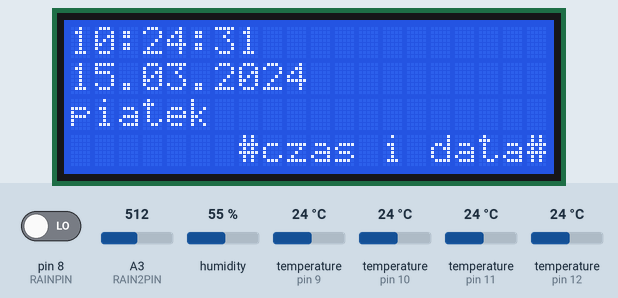
This sketch was run on a simulated Arduino Nano, built with avr-gcc and run on an emulated ATmega328P. Parts: 20×4 character LCD. Inputs (shaded band) come from the test bench; at power-on: humidity 55 %, pin 8 (RAINPIN) LOW, temperature (sensors on pin 10, pin 11, pin 9, pin 12) 24 °C, A3 (RAIN2PIN) = 512. The local clock reads 2024-03-15 10:24:30 at power-on unless the sketch sets it.

Above: at 1.3 s.
1.4 s: humidity set to 22 %
At 13.2 s:
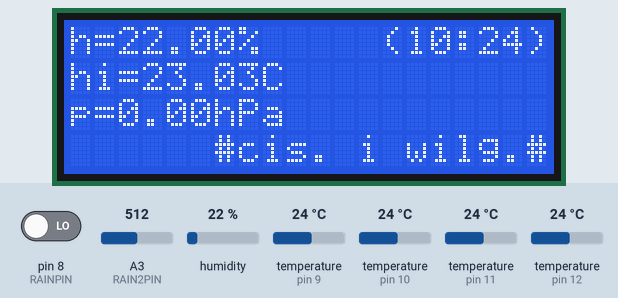
14.2 s: pin 8 (RAINPIN) driven HIGH
At 18.5 s:
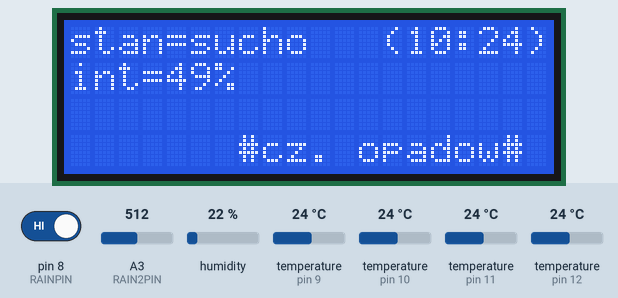
25.4 s: temperature (sensor on pin 10) set to 12 °C
At 31.0 s:
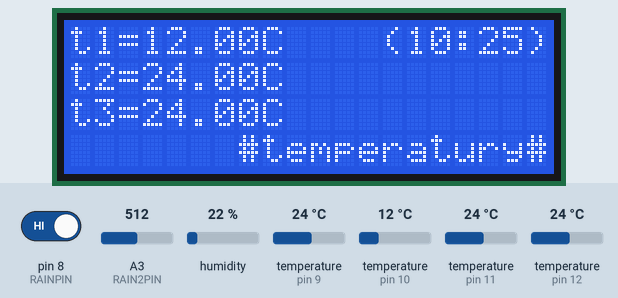
36.9 s: pin 8 (RAINPIN) driven LOW
At 41.8 s:
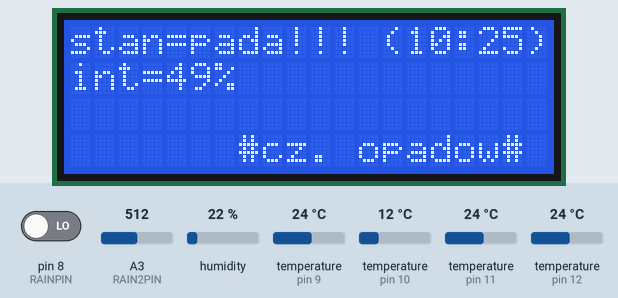
48.1 s: temperature (sensor on pin 11) set to 12 °C
At 54.4 s:
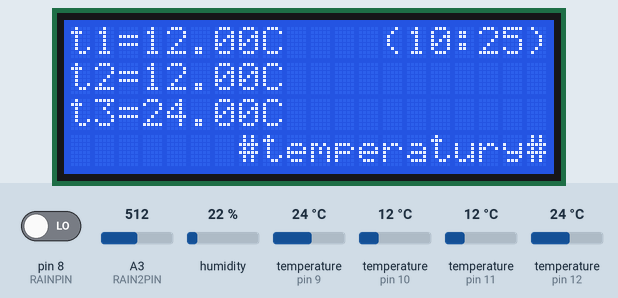
59.5 s: A3 (RAIN2PIN) set to 716
At 64.0 s:
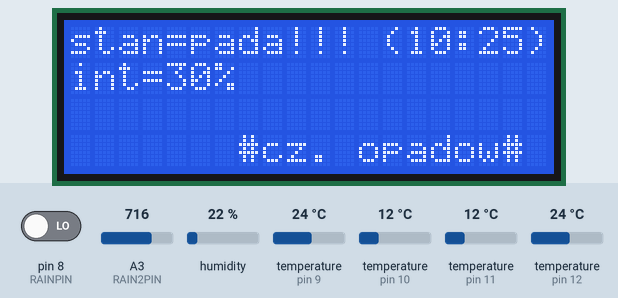
Timing chart, 0 to 65.5 s (numbered marks = the images above; inputs shaded):
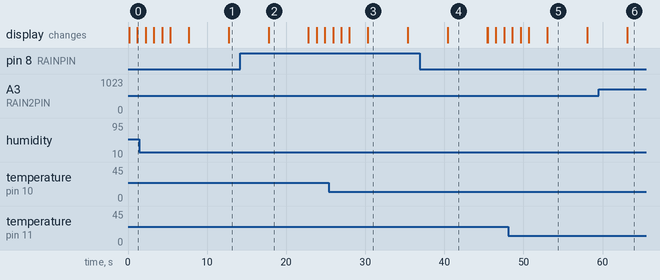

Measured:
- after the input at 14.2 s, the display: changes after 3.6 s (image 2)
- after the input at 36.9 s, the display: changes after 3.5 s (image 4)
- what the display in image 2 shows lasts 5.0 s, from 17.8 s to 22.8 s
- what the display in image 3 shows lasts 5.1 s, from 30.3 s to 35.4 s

The sketch:

arduino_weather_station.ino
```cpp
/* Program obslugujacy "Prosta stacje pogodowa" na platforme arduino, z wykorzystaniem nastepujacych komponentow:
Arduino Nano V3, DS3231, BMP180, DHT11, DS18B20, czujnik opadow, LCD 4x20 I2c
Piny Arduino:
7-LED, 8-czujnik opadow-stan, 9-DHT11, 10-DS18B20-dom, 11-DS18B20-dwor
12-DS18B20-grzejnik, A3-czujnik opadow-wilgotnosc, A4-I2C SDA, A5-I2C SCL (DS3231, BMP180, LCD)
*/

#include <Wire.h>
#include <LiquidCrystal_I2C.h>
#include <Wire.h>
#include "DS3231.h"
#include "DHT.h"
#include <BMP180.h>
#include <OneWire.h>
#include <DallasTemperature.h>


LiquidCrystal_I2C lcd(0x27,20,4); //set the LCD address to 0x27 for a 20 chars and 4 line display

DS3231 RTC; //create the R8025 object

char weekDay[][14] = {"niedziela", "wtorek", "xxx", "sroda", "czwartek", "piatek", "sobota", "poniedzialek"}; //  uint8_t dayOfWeek() const   { return wday;}  /*Su=0 Mo=1 Tu=3 We=4 Th=5 Fr=6 Sa=7 *

#define DHTPIN11 9 // what pin we're connected to
#define DHTTYPE11 DHT11 //DHT 11  (AM2302)

DHT dht11(DHTPIN11, DHTTYPE11); //initialize DHT sensor for normal 16mhz Arduino

BMP180 barometer; //store an instance of the BMP180 sensor

float seaLevelPressure = 102460; //store the current sea level pressure at your location in Pascals.

#define ONE_WIRE_BUS1 11 //data wire is plugged into port 11 on the Arduino
#define ONE_WIRE_BUS2 12 //data wire is plugged into port 12 on the Arduino
#define ONE_WIRE_BUS3 10 //data wire is plugged into port 10 on the Arduino

OneWire oneWire1(ONE_WIRE_BUS1); //setup a oneWire instance to communicate with any OneWire devices (not just Maxim/Dallas temperature ICs)
OneWire oneWire2(ONE_WIRE_BUS2); //setup a oneWire instance to communicate with any OneWire devices (not just Maxim/Dallas temperature ICs)
OneWire oneWire3(ONE_WIRE_BUS3); //setup a oneWire instance to communicate with any OneWire devices (not just Maxim/Dallas temperature ICs)

DallasTemperature sensors1(&oneWire1); //pass our oneWire reference to Dallas Temperature.
DallasTemperature sensors2(&oneWire2); //pass our oneWire reference to Dallas Temperature.
DallasTemperature sensors3(&oneWire3); //pass our oneWire reference to Dallas Temperature.

#define LEDPIN 7
#define RAINPIN 8
#define RAIN2PIN A3


void setup()
{
  lcd.init(); //initialize the lcd
  lcd.backlight(); //switch on backlight on lcd

  Serial.begin(9600);

  Wire.begin();
  RTC.begin();

  RTC.convertTemperature(); //convert current temperature into registers

  dht11.begin();

  barometer = BMP180(); //we create an instance of our BMP180 sensor
  barometer.SoftReset(); //when we have connected, we reset the device to ensure a clean start
  barometer.Initialize(); //now we initialize the sensor and pull the calibration data

  sensors1.begin(); //start up the library
  sensors2.begin(); //start up the library
  sensors3.begin(); //start up the library
}


void lcdWelcome()
{
  lcd.setCursor(4,3);
  lcd.print("#powitanie#");

  lcd.setCursor(0,0);
  lcd.print("Stacja pogodowa z");
  lcd.setCursor(0,1);
  lcd.print("wykorzystaniem");
  lcd.setCursor(0,2);
  lcd.print("Arduino :)");
}


void lcdTimeDate()
{
  DateTime now = RTC.now(); //get the current date-time

  lcd.setCursor(7,3);
  lcd.print("#czas i data#");

  lcd.setCursor(0,0);
  if (now.hour()<10) lcd.print("0");
  lcd.print(now.hour(), DEC);
  lcd.print(':');
  if (now.minute()<10) lcd.print("0");
  lcd.print(now.minute(), DEC);
  lcd.print(':');
  if (now.second()<10) lcd.print("0");
  lcd.print(now.second(), DEC);

  lcd.setCursor(0,1);
  if (now.date()<10) lcd.print("0");
  lcd.print(now.date(), DEC);
  lcd.print('.');
  if (now.month()<10) lcd.print("0");
  lcd.print(now.month(), DEC);
  lcd.print('.');
  lcd.print(now.year(), DEC);

  lcd.setCursor(0,2);
  lcd.print(weekDay[now.dayOfWeek()]);
}


void lcdTemp()
{
  sensors1.requestTemperatures(); //send the command to get temperatures
  sensors2.requestTemperatures(); //send the command to get temperatures
  sensors3.requestTemperatures(); //send the command to get temperatures

  DateTime now = RTC.now(); //get the current date-time

  RTC.convertTemperature(); //convert current temperature into registers

  lcd.setCursor(7,3);
  lcd.print("#temperatury#");

  lcd.setCursor(0,1);
  lcd.print("t2=");
  lcd.print(sensors1.getTempCByIndex(0)); //temperature for the device 1
  lcd.print("C");

  lcd.setCursor(0,2);
  lcd.print("t3=");
  lcd.print(sensors2.getTempCByIndex(0)); //temperature for the device 2
  lcd.print("C");

  lcd.setCursor(0,0);
  lcd.print("t1=");
  lcd.print(sensors3.getTempCByIndex(0)); //temperature for the device 3
  lcd.print("C");

  lcd.setCursor(13,0);
  lcd.print('(');
  if (now.hour()<10) lcd.print("0");
  lcd.print(now.hour(), DEC);
  lcd.print(':');
  if (now.minute()<10) lcd.print("0");
  lcd.print(now.minute(), DEC);
  lcd.print(')');


 /*
  lcd.setCursor(12,0);
  lcd.print("t=");
  lcd.print(RTC.getTemperature()); //read registers and display the temperature from rtc
  lcd.print("C");

  float t11 = dht11.readTemperature();

  lcd.setCursor(12,0);
  lcd.print("t=");
  lcd.print(t11); //print temp from dht11
  lcd.print("C");

  float currentTemperature = barometer.GetTemperature(); //retrive the current temperature in degrees celcius.
  lcd.setCursor(12,1);
  lcd.print("t=");
  lcd.print(currentTemperature); //print out the Temperature from bmp180
  lcd.print("C");
*/
}


void lcdHumPres()
{
  DateTime now = RTC.now(); //get the current date-time

  lcd.setCursor(6,3);
  lcd.print("#cis. i wilg.#");

  float h11 = dht11.readHumidity();
  float t11 = dht11.readTemperature(); //read temperature as Celsiusa
  float f11 = dht11.readTemperature(true);  //read temperature as Fahrenheit

  float hi111 = dht11.computeHeatIndex(f11, h11); //must send in temp in Fahrenheit
  float hi11 = (hi111-32) / 1.8;

  lcd.setCursor(0,0);
  lcd.print("h=");
  lcd.print(h11); //print out humiditi from dht11
  lcd.print("%");

  lcd.setCursor(0,1);
  lcd.print("hi=");
  lcd.print(hi11); //print out Heat index from dht11
  lcd.print("C");

  float currentPressure = barometer.GetPressure(); //retrive the current pressure in Pascals
  float currentPressurehp = (currentPressure /100);
  float altitude = barometer.GetAltitude(seaLevelPressure); //retrive the current altitude (in meters). Current Sea Level Pressure is required for this
  float currentTemperature = barometer.GetTemperature(); //retrive the current temperature in degrees celcius

  lcd.setCursor(0,2);
  lcd.print("p=");
  lcd.print(currentPressurehp); //print out the Pressure
  lcd.print("hPa");

  lcd.setCursor(13,0);
  lcd.print('(');
  if (now.hour()<10) lcd.print("0");
  lcd.print(now.hour(), DEC);
  lcd.print(':');
  if (now.minute()<10) lcd.print("0");
  lcd.print(now.minute(), DEC);
  lcd.print(')');
}


void lcdRain()
{
  DateTime now = RTC.now(); //get the current date-time

  lcd.setCursor(7,3);
  lcd.print("#cz. opadow#");

  int sensorA = analogRead(RAIN2PIN);
  int sensorD = digitalRead(RAINPIN);

  int humi = map (sensorA, 1023, 0, 0, 100);

  lcd.setCursor(0,1);
  lcd.print("int=");
  lcd.print(humi);
  lcd.print("%");

  lcd.setCursor(0,0);
  lcd.print("stan=");
  if (sensorD==1)
  {
  lcd.print("sucho");
  digitalWrite(LEDPIN, LOW);
  }
  else
  {
  lcd.print("pada!!!");
  digitalWrite(LEDPIN, HIGH);
  }

  lcd.setCursor(13,0);
  lcd.print('(');
  if (now.hour()<10) lcd.print("0");
  lcd.print(now.hour(), DEC);
  lcd.print(':');
  if (now.minute()<10) lcd.print("0");
  lcd.print(now.minute(), DEC);
  lcd.print(')');
}


void loop ()
{

/*
lcdWelcome();
delay(5000);
lcd.clear();
*/

for(int i=0; i<5;i++)
{
lcdTimeDate();
delay(1000);
}
lcd.clear();

lcdTemp();
delay(5000);
lcd.clear();

lcdHumPres();
delay(5000);
lcd.clear();

lcdRain();
delay(5000);
lcd.clear();
}
```
